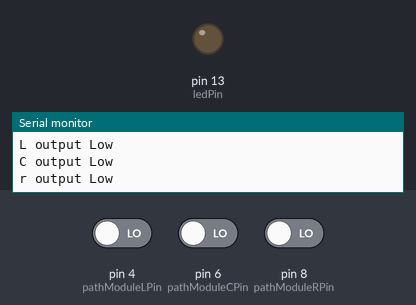
Bench run of a program on a simulated Arduino Uno, built with avr-gcc and run on an emulated ATmega328P. Parts: output pins drawn as LEDs (lit = HIGH), the last lines printed to the serial monitor. The test bench sets the inputs (shaded band); at power-on: pin 4 (pathModuleLPin) LOW, pin 6 (pathModuleCPin) LOW, pin 8 (pathModuleRPin) LOW.

Above: at 2.8 s.
2.9 s: pin 4 (pathModuleLPin) driven HIGH
At 3.3 s:
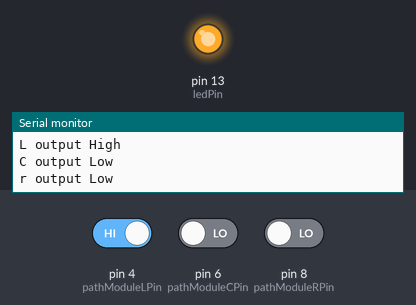
10.5 s: pin 4 (pathModuleLPin) driven LOW
At 11.9 s:
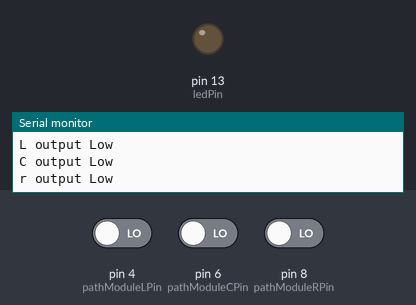
Timing chart, 0 to 13.5 s (numbered marks = the images above; inputs shaded):
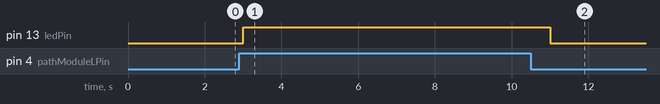

Measured:
- after the input at 2.9 s, pin 13 (ledPin): LOW → HIGH after 0.10 s
- after the input at 10.5 s, pin 13 (ledPin): HIGH → LOW after 0.50 s

The program:

main.cpp
```cpp
#include <Arduino.h>
int ledPin = 13;
int pathModuleLPin = 4;
int pathModuleCPin = 6;
int pathModuleRPin = 8;
void setup() {
  Serial.begin(9600);
  pinMode(ledPin, OUTPUT);


}

void loop() {
  int lOutPut = digitalRead(pathModuleLPin);
  int cOutPut = digitalRead(pathModuleCPin);
  int rOutPut = digitalRead(pathModuleRPin);
  if (lOutPut == HIGH) {
    Serial.println("L output High");
    digitalWrite(ledPin, HIGH);
  } else {
    Serial.println("L output Low");
    digitalWrite(ledPin, LOW);
  }
  if (cOutPut == HIGH) {
    Serial.println("C output High");
  } else {
    Serial.println("C output Low");
  }
  if (rOutPut == HIGH) {
    Serial.println("R output High");
  } else {
    Serial.println("r output Low");
  }
  delay(1000);
}
```
